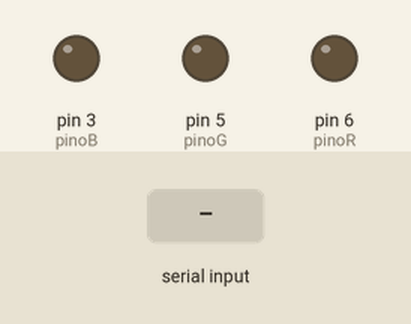
The sketch below on a simulated Arduino Uno, built with avr-gcc and run on an emulated ATmega328P. Shown: output pins drawn as LEDs (lit = HIGH). Inputs (shaded band) come from the test bench.

Above: at 1.2 s.
1.3 s: "1" received over Serial
At 3.2 s:
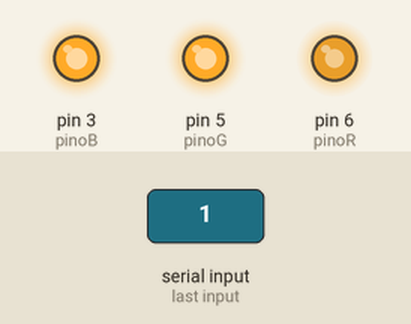
3.8 s: "0" received over Serial
At 5.1 s:
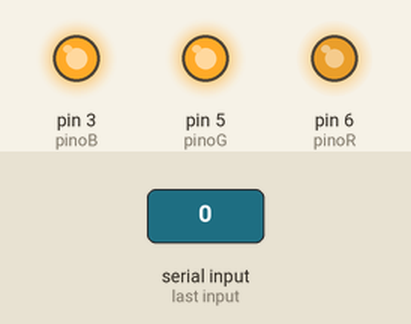
Timing chart, 0 to 6.8 s (numbered marks = the images above; inputs shaded):
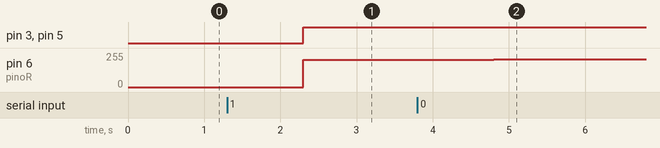

The sketch:

RGB_arduino_Anodo_Comum.ino
```cpp
int pinoR = 6; //pino digital em que o terminal R está conectado
int pinoG = 5; //pino digital em que o terminal G está conectado
int pinoB = 3; //pino digital em que o terminal B está conectado

#define NUM_BYTES   3
// comente a linha abaixo se o LED RGB que você estiver utilizando é catodo comum
#define COMMON_ANODE

char led_color[NUM_BYTES] = {0, };
unsigned char R, G, B;


// função de configuração da taxa de transferência de dados do arduino
void setup(){
  Serial.begin(9600);
}

//função de código principal que executará repetidamente
void loop(){

 while(Serial.available() == 0);
    Serial.readBytes(led_color, NUM_BYTES);

    R = (unsigned char)(led_color[0]);
    G = (unsigned char)(led_color[1]);
    B = (unsigned char)(led_color[2]);

    RGB(R, G, B);
}

// Função que produz o brilho de cada um dos LEDs de acordo com os parâmetros informados
void RGB(unsigned char vermelho, unsigned char verde, unsigned char azul){

  #ifdef COMMON_ANODE //se o LED RGB for definido como anodo
    vermelho = 255 - vermelho; //variável recebe o resultado da operação 255 menos o parâmetro (vermelho) informado na chamada da função
    verde = 255 - verde; //variável recebe o resultado da operação 255 menos o parâmetro(verde)informado na chamada da função
    azul = 255 - azul; //variável recebe o resultado da operação 255 menos o parâmetro(azul)informado na chamada da função
  #endif
  analogWrite(pinoR, vermelho); //define o brilho do LED de acordo com o valor informmado pela variável (vermelho)
  analogWrite(pinoG, verde); //define o brilho do LED de acordo com o valor informmado pela variável (verde)
  analogWrite(pinoB, azul); //define o brilho do LED de acordo com o valor informmado pela variável (azul)
}
```

Measured:
- after the input at 1.3 s, pin 3 (pinoB), pin 5 (pinoG): LOW → HIGH after 1.0 s; pin 6 (pinoR): 0/255 → 206/255 after 1.0 s
- after the input at 3.8 s, pin 6 (pinoR): 206/255 → 207/255 after 1.0 s
